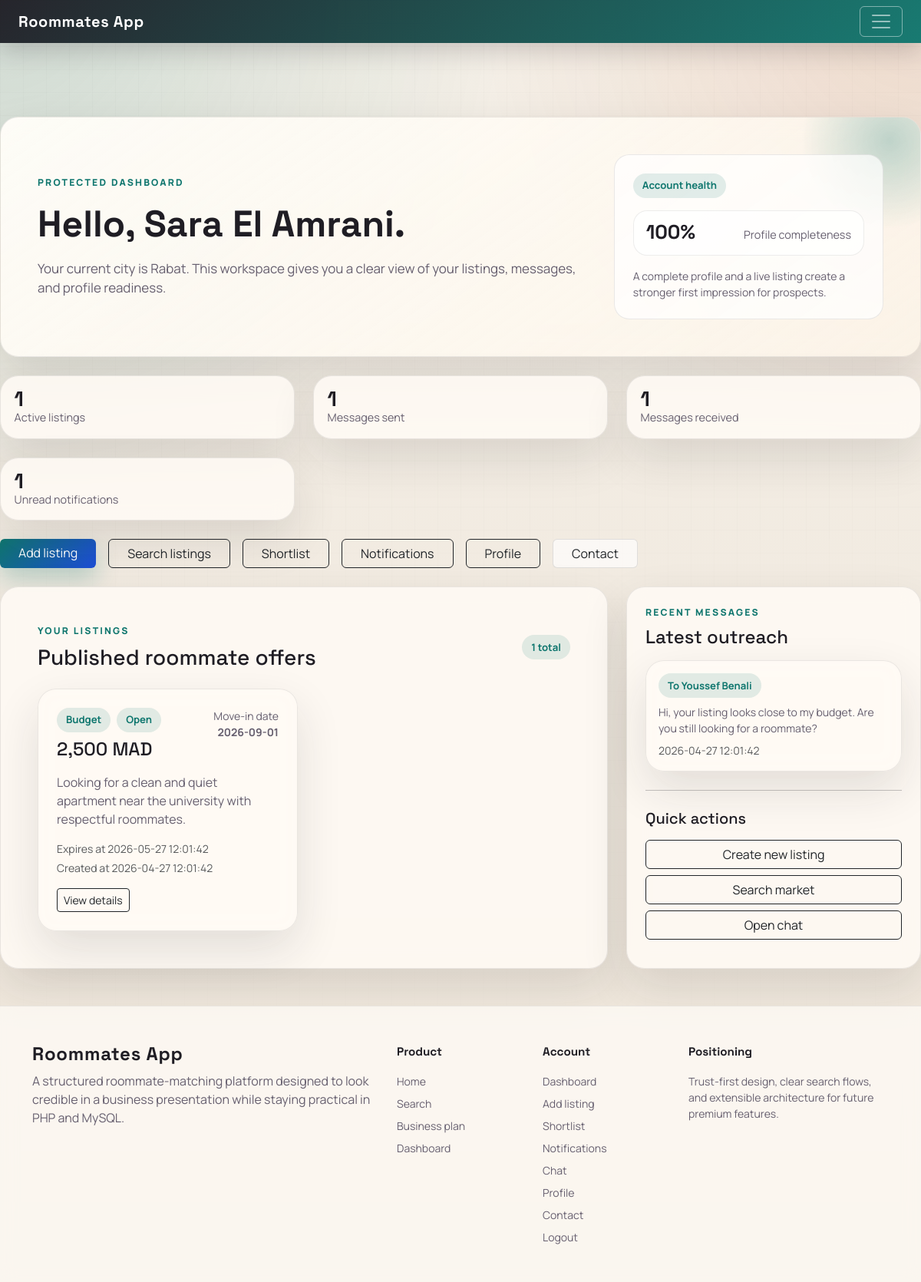
The app's page /dashboard.php (signed in) with its own data.
### tables this page shows
CREATE TABLE IF NOT EXISTS listings (
    id INT AUTO_INCREMENT PRIMARY KEY,
    user_id INT NOT NULL,
    budget INT NOT NULL,
    move_in_date DATE NOT NULL,
    preferences TEXT NOT NULL,
    status ENUM('open', 'reserved', 'closed') NOT NULL DEFAULT 'open',
    expires_at DATETIME NULL,
    image_path VARCHAR(255) NULL,
    created_at TIMESTAMP DEFAULT CURRENT_TIMESTAMP,
    CONSTRAINT fk_listings_user FOREIGN KEY (user_id) REFERENCES users(id) ON DELETE CASCADE
);

CREATE TABLE IF NOT EXISTS messages (
    id INT AUTO_INCREMENT PRIMARY KEY,
    sender_id INT NOT NULL,
    receiver_id INT NOT NULL,
    message TEXT NOT NULL,
    is_read TINYINT(1) NOT NULL DEFAULT 0,
    sent_at TIMESTAMP DEFAULT CURRENT_TIMESTAMP,
    CONSTRAINT fk_messages_sender FOREIGN KEY (sender_id) REFERENCES users(id) ON DELETE CASCADE,
    CONSTRAINT fk_messages_receiver FOREIGN KEY (receiver_id) REFERENCES users(id) ON DELETE CASCADE
);

CREATE TABLE IF NOT EXISTS users (
    id INT AUTO_INCREMENT PRIMARY KEY,
    name VARCHAR(100) NOT NULL,
    email VARCHAR(100) NOT NULL UNIQUE,
    password VARCHAR(255) NOT NULL,
    age INT NOT NULL,
    gender VARCHAR(20) NOT NULL,
    city VARCHAR(100) NOT NULL,
    plan_tier ENUM('free', 'pro', 'verified') NOT NULL DEFAULT 'free',
    verification_status ENUM('none', 'pending', 'verified', 'rejected') NOT NULL DEFAULT 'none',
    sleep_schedule ENUM('early', 'late', 'flexible') DEFAULT 'flexible',
    smoking_preference ENUM('no', 'yes', 'occasionally') DEFAULT 'no',
    pet_preference ENUM('no_pets', 'pets_ok', 'pet_owner') DEFAULT 'no_pets',
    study_habit ENUM('quiet', 'moderate', 'social') DEFAULT 'moderate',
    created_at TIMESTAMP DEFAULT CURRENT_TIMESTAMP
);

### php/functions.php (called while the page is built, shortened)
<?php
function e(string $value): string
{
    return htmlspecialchars($value, ENT_QUOTES, 'UTF-8');
}
function current_user_id(): ?int
{
    return isset($_SESSION['user']['id']) ? (int)$_SESSION['user']['id'] : null;
}
function current_user_name(): string
{
    return isset($_SESSION['user']['name']) ? (string)$_SESSION['user']['name'] : '';
}
function current_user_city(): string
{
    return isset($_SESSION['user']['city']) ? (string)$_SESSION['user']['city'] : '';
}
function fetch_count(PDO $pdo, string $sql, array $params = []): int
{
    $stmt = $pdo->prepare($sql);
    $stmt->execute($params);
    return (int)$stmt->fetchColumn();
}
function unread_notification_count(PDO $pdo, int $userId): int
{
    return fetch_count($pdo, 'SELECT COUNT(*) FROM notifications WHERE user_id = ? AND is_read = 0', [$userId]);
}
function get_user_overview(PDO $pdo, int $userId): array
{
    $sentMessages = fetch_count($pdo, 'SELECT COUNT(*) FROM messages WHERE sender_id = ?', [$userId]);
    $receivedMessages = fetch_count($pdo, 'SELECT COUNT(*) FROM messages WHERE receiver_id = ?', [$userId]);
    $listingCount = fetch_count($pdo, 'SELECT COUNT(*) FROM listings WHERE user_id = ?', [$userId]);
    $profile = $pdo->prepare('SELECT city, sleep_schedule, smoking_preference, pet_preference, study_habit FROM users WHERE id = ? LIMIT 1');
    $profile->execute([$userId]);
    $row = $profile->fetch() ?: [];
    $fields = ['city', 'sleep_schedule', 'smoking_preference', 'pet_preference', 'study_habit'];
    $filled = 0;
    foreach ($fields as $field) {
        if (!empty($row[$field])) {
            $filled++;
        }
    }
    $profileScore = (int)round(($filled / count($fields)) * 100);
    return [
        'sent_messages' => $sentMessages,
        'received_messages' => $receivedMessages,
        'listing_count' => $listingCount,
        'profile_score' => $profileScore,
    ];
}

### dashboard.php (the view, shortened to what this page needs)
<?php
require_once __DIR__ . '/php/functions.php';
$stmt = $pdo->prepare('SELECT id, budget, move_in_date, preferences, status, expires_at, image_path, created_at FROM listings WHERE user_id = ? ORDER BY created_at DESC');
$stmt->execute([current_user_id()]);
$listings = $stmt->fetchAll();
$unreadNotifications = unread_notification_count($pdo, (int)current_user_id());
$messagesStmt = $pdo->prepare('SELECT m.message, m.sent_at, u.name AS receiver_name
  FROM messages m
  INNER JOIN users u ON m.receiver_id = u.id
  WHERE m.sender_id = ?
  ORDER BY m.sent_at DESC
  LIMIT 3');
$messagesStmt->execute([current_user_id()]);
$recentMessages = $messagesStmt->fetchAll();
$stats = get_user_overview($pdo, (int)current_user_id());
$stats['city'] = current_user_city();
$stats['name'] = current_user_name();
require_once __DIR__ . '/partials/header.php';
?>
<section class="hero-panel p-4 p-lg-5 mb-4">
  <div class="row align-items-center g-4 position-relative" style="z-index: 1;">
    <div class="col-lg-8">
      <div class="section-kicker mb-3">Protected dashboard</div>
      <h1 class="display-5 fw-bold mb-3">Hello, <?= e($stats['name']) ?>.</h1>
      <p class="lead-copy mb-0">Your current city is <?= e($stats['city'] ?: 'not set') ?>. This workspace gives you a clear view of your listings, messages, and profile readiness.</p>
    </div>
    <div class="col-lg-4">
      <div class="card-soft p-4">
        <div class="badge-soft mb-3">Account health</div>
        <div class="mini-metric mb-3">
          <span class="mini-metric-value"><?= $stats['profile_score'] ?>%</span>
          <span class="mini-metric-label">Profile completeness</span>
        </div>
        <div class="copy-muted small mb-0">A complete profile and a live listing create a stronger first impression for prospects.</div>
      </div>
    </div>
  </div>
</section>
<div class="row g-4 mb-4">
  <div class="col-md-4">
    <div class="metric-card h-100">
      <div class="metric-value"><?= count($listings) ?></div>
      <div class="metric-label">Active listings</div>
    </div>
  </div>
  <div class="col-md-4">
    <div class="metric-card h-100">
      <div class="metric-value"><?= (int)$stats['sent_messages'] ?></div>
      <div class="metric-label">Messages sent</div>
    </div>
  </div>
  <div class="col-md-4">
    <div class="metric-card h-100">
      <div class="metric-value"><?= (int)$stats['received_messages'] ?></div>
      <div class="metric-label">Messages received</div>
    </div>
  </div>
  <div class="col-md-4">
    <div class="metric-card h-100">
      <div class="metric-value"><?= (int)$unreadNotifications ?></div>
      <div class="metric-label">Unread notifications</div>
    </div>
  </div>
</div>
<div class="d-flex flex-wrap gap-3 mb-4">
  <a class="btn btn-accent px-4" href="add_listing.php">Add listing</a>
  <a class="btn btn-outline-dark px-4" href="search.php">Search listings</a>
  <a class="btn btn-outline-dark px-4" href="shortlist.php">Shortlist</a>
  <a class="btn btn-outline-dark px-4" href="notifications.php">Notifications</a>
  <a class="btn btn-outline-dark px-4" href="profile.php">Profile</a>
  <a class="btn btn-ghost px-4" href="contact.php">Contact</a>
</div>
<section class="row g-4 mb-4">
  <div class="col-lg-8">
    <div class="surface-card p-4 p-lg-5 h-100">
      <div class="d-flex flex-wrap justify-content-between align-items-center gap-3 mb-4">
        <div>
          <div class="section-kicker mb-2">Your listings</div>
          <h2 class="h3 mb-0">Published roommate offers</h2>
        </div>
        <span class="badge-soft"><?= count($listings) ?> total</span>
      </div>
      <?php if (!$listings): ?>
        <div class="empty-state p-4 text-center">
          <h3 class="h5">No listings yet</h3>
          <p class="copy-muted mb-3">Create your first listing to describe your housing preferences and budget.</p>
          <a class="btn btn-accent" href="add_listing.php">Create listing</a>
        </div>
      <?php else: ?>
        <div class="search-grid">
          <?php foreach ($listings as $listing): ?>
            <article class="listing-card p-4">
              <div class="d-flex justify-content-between align-items-start gap-3 mb-3">
                <div>
                  <div class="d-flex gap-2 mb-2">
                    <span class="badge-soft">Budget</span>
                    <span class="badge-soft text-capitalize"><?= e((string)$listing['status']) ?></span>
                  </div>
                  <h3 class="h4 mb-0"><?= number_format((int)$listing['budget']) ?> MAD</h3>
                </div>
                <div class="text-end copy-muted small">
                  <div>Move-in date</div>
                  <strong><?= e((string)$listing['move_in_date']) ?></strong>
                </div>
              </div>
              <p class="copy-muted mb-3"><?= nl2br(e((string)$listing['preferences'])) ?></p>
              <div class="small text-muted mb-1">Expires at <?= e((string)$listing['expires_at']) ?></div>
              <div class="small text-muted">Created at <?= e((string)$listing['created_at']) ?></div>
              <div class="mt-3">
                <a class="btn btn-outline-dark btn-sm" href="listing.php?id=<?= (int)$listing['id'] ?>">View details</a>
              </div>
            </article>
          <?php endforeach; ?>
        </div>
      <?php endif; ?>
    </div>
  </div>
  <div class="col-lg-4">
    <div class="surface-card p-4 h-100">
      <div class="section-kicker mb-2">Recent messages</div>
      <h2 class="h4 mb-3">Latest outreach</h2>
      <?php if (!$recentMessages): ?>
        <div class="empty-state p-4 text-center">
          <p class="copy-muted mb-0">No messages yet. Use messaging to turn interest into direct contact.</p>
        </div>
      <?php else: ?>
        <div class="d-grid gap-3">
          <?php foreach ($recentMessages as $message): ?>
            <?php $messageText = (string)$message['message']; ?>
            <?php $messagePreview = function_exists('mb_strimwidth') ? mb_strimwidth($messageText, 0, 120, '...') : (strlen($messageText) > 120 ? substr($messageText, 0, 120) . '...' : $messageText); ?>
            <div class="feature-card p-3">
              <div class="badge-soft mb-2">To <?= e((string)$message['receiver_name']) ?></div>
              <p class="mb-2 small copy-muted"><?= e($messagePreview) ?></p>
              <div class="small text-muted"><?= e((string)$message['sent_at']) ?></div>
            </div>
          <?php endforeach; ?>
        </div>
      <?php endif; ?>
      <hr class="my-4">
      <h3 class="h5 mb-3">Quick actions</h3>
      <div class="d-grid gap-2">
        <a class="btn btn-outline-dark" href="add_listing.php">Create new listing</a>
        <a class="btn btn-outline-dark" href="search.php">Search market</a>
        <a class="btn btn-outline-dark" href="chat.php">Open chat</a>
      </div>
    </div>
  </div>
</section>
<?php require_once __DIR__ . '/partials/footer.php'; ?>

### assets/css/styles.css (style rules this page uses)
:root { --bg: #f4efe7; --bg-alt: #efe6da; --surface: rgba(255, 251, 245, 0.86); --surface-strong: #fffdf8; --ink: #1f1d24; --muted: #665f6f; --accent: #0f766e; --accent-2: #c2410c; --accent-3: #7c3aed; --border: rgba(31, 29, 36, 0.09); --shadow: 0 24px 60px rgba(31, 29, 36, 0.12); }
html, body { min-height: 100%; }
body { font-family: 'Manrope', sans-serif; color: var(--ink); background: radial-gradient(circle at top left, rgba(15, 118, 110, 0.16), transparent 32%), radial-gradient(circle at top right, rgba(194, 65, 12, 0.12), transparent 28%), linear-gradient(180deg, var(--bg) 0%, var(--bg-alt) 100%); }
body::before { content: ''; position: fixed; inset: 0; pointer-events: none; background-image: linear-gradient(rgba(31, 29, 36, 0.025) 1px, transparent 1px), linear-gradient(90deg, rgba(31, 29, 36, 0.025) 1px, transparent 1px); background-size: 30px 30px; mask-image: linear-gradient(180deg, rgba(0, 0, 0, 0.8), transparent 88%); z-index: -1; }
h1, h2, h3, h4, .brand-mark, .display-font { font-family: 'Space Grotesk', sans-serif; }
.surface-card, .hero-panel, .metric-card, .listing-card, .feature-card, .contact-card { background: var(--surface); backdrop-filter: blur(12px); border: 1px solid var(--border); border-radius: 24px; box-shadow: var(--shadow); }
.hero-panel { position: relative; overflow: hidden; background: linear-gradient(145deg, rgba(255, 253, 248, 0.96), rgba(255, 247, 235, 0.72)); }
.hero-panel::after { content: ''; position: absolute; width: 240px; height: 240px; border-radius: 50%; right: -80px; top: -90px; background: radial-gradient(circle, rgba(15, 118, 110, 0.26) 0%, rgba(15, 118, 110, 0) 68%); }
.section-kicker { text-transform: uppercase; letter-spacing: 0.18em; font-size: 0.76rem; color: var(--accent); font-weight: 800; }
.lead-copy { color: var(--muted); font-size: 1.06rem; }
.mini-metric { display: flex; align-items: baseline; justify-content: space-between; gap: 1rem; padding: 0.95rem 1rem; border-radius: 18px; background: rgba(255, 255, 255, 0.66); border: 1px solid rgba(31, 29, 36, 0.08); }
.mini-metric-value { font-family: 'Space Grotesk', sans-serif; font-size: 1.6rem; font-weight: 700; line-height: 1; }
.mini-metric-label { color: var(--muted); font-size: 0.9rem; text-align: right; }
.btn-accent { background: linear-gradient(135deg, var(--accent), #1d4ed8); border: none; color: white; box-shadow: 0 14px 30px rgba(15, 118, 110, 0.25); }
.btn-ghost { background: rgba(255, 255, 255, 0.65); border: 1px solid rgba(31, 29, 36, 0.12); }
.metric-card { padding: 1rem 1.1rem; }
.metric-value { font-family: 'Space Grotesk', sans-serif; font-size: 1.7rem; font-weight: 700; line-height: 1; }
.metric-label { color: var(--muted); font-size: 0.9rem; }
.listing-card, .feature-card, .contact-card { transition: transform 180ms ease, box-shadow 180ms ease; }
.badge-soft { display: inline-flex; align-items: center; gap: 0.35rem; padding: 0.38rem 0.75rem; border-radius: 999px; background: rgba(15, 118, 110, 0.12); color: var(--accent); font-weight: 700; font-size: 0.82rem; }
.copy-muted { color: var(--muted); }
.card-soft { border: 1px solid var(--border); border-radius: 20px; background: rgba(255, 255, 255, 0.7); }
.search-grid { display: grid; gap: 1rem; }
@media (prefers-reduced-motion: no-preference) { .hero-panel, .surface-card, .metric-card, .listing-card, .feature-card, .contact-card { animation: fadeRise 420ms ease both; } }
@media (min-width: 992px) { .search-grid { grid-template-columns: repeat(2, minmax(0, 1fr)); } }

### records on screen
listings: status "Open", budget "2,500", move_in_date "2026-09-01", preferences "Looking for a clean and quiet apartment near the university with respectful roommates.", expires_at "2026-05-27 12:01:42", created_at "2026-04-27 12:01:42"
messages: receiver.name "Youssef Benali", message "Hi, your listing looks close to my budget. Are you still looking for a roommate?", sent_at "2026-04-27 12:01:42"

### other values on screen
$stats['name'] "Sara El Amrani"
$stats['city'] ?: 'not set' "Rabat"
$stats['profile_score'] "100"
count($listings) "1"
$stats['sent_messages'] "1"
$stats['received_messages'] "1"
$unreadNotifications "1"
